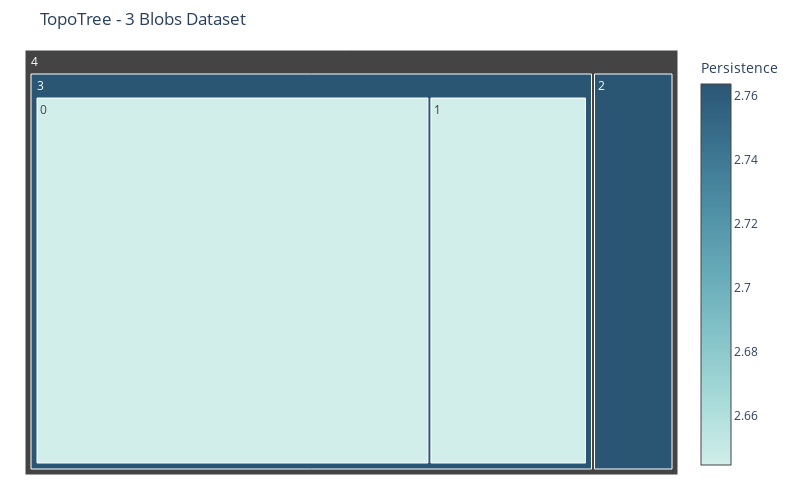

The cell this chart's notebook holds for it:
### Code cell
fig = plot_hierarchical_treemap(df_comp_blobs)
fig.update_layout(title='TopoTree - 3 Blobs Dataset')
fig.show()

### Figure 1 — Plotly figure (JSON) as saved in the notebook; plotly's stock layout.template omitted (floating-point values rounded to 4 significant figures)
{"data": [{"branchvalues": "total", "hovertemplate": "<b>Component #%{label} </b> <br> Points: %{value}<br> Persistence: %{color:.2f}<br> Parent: #%{parent}", "labels": [0, 1, 2, 3, 4], "marker": {"colorbar": {"title": {"text": "Persistence"}}, "colors": [2.645, 2.645, 2.764, 2.764, null], "colorscale": [[0, "rgb(209, 238, 234)"], [0.1667, "rgb(168, 219, 217)"], [0.3333, "rgb(133, 196, 201)"], [0.5, "rgb(104, 171, 184)"], [0.6667, "rgb(79, 144, 166)"], [0.8333, "rgb(59, 115, 143)"], [1, "rgb(42, 86, 116)"]], "showscale": true}, "maxdepth": -1, "name": "", "parents": [3, 3, 4, 4, null], "type": "treemap", "values": [500, 200, 100, 700, 800]}], "layout": {"height": 500, "margin": {"b": 25, "l": 25, "r": 25, "t": 50}, "title": {"text": "TopoTree - 3 Blobs Dataset"}, "width": 800}}
